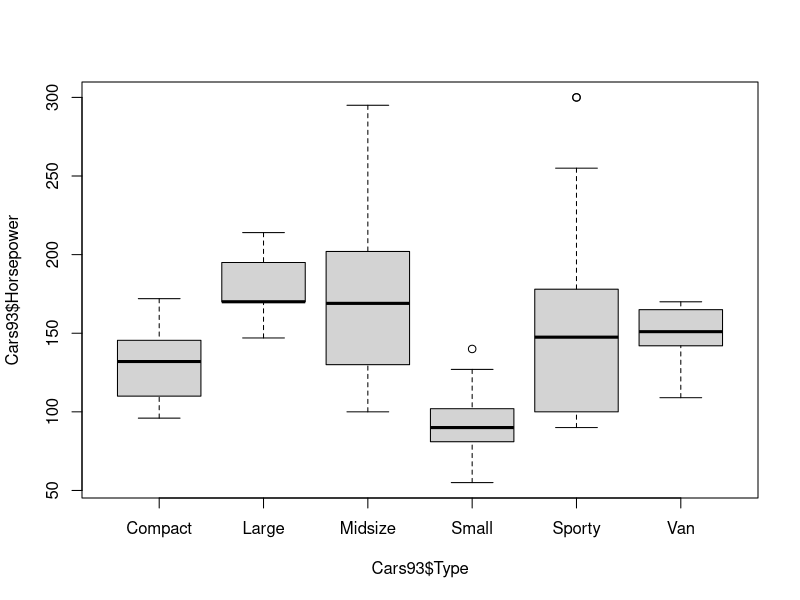
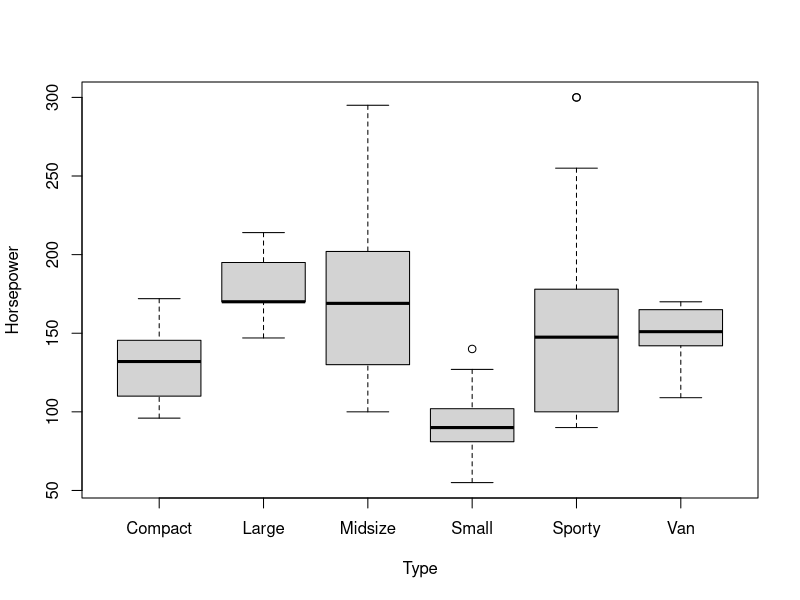

Recreate these plots in R, in order.
## ---- chunk 1
calculateRowMeans <- function(x) {
  row.means <- numeric(nrow(x))
  for(i in 1:nrow(x)) {
    row.means[i] <- mean(x[i,])
  }
  row.means
}
## ---- chunk 2
set.seed(12345) # Set seed of random number generator
fake.data <- matrix(runif(800), nrow=25)
## ---- chunk 3
apply(fake.data, MARGIN=1, FUN=mean)
## ---- chunk 4
identical(calculateRowMeans(fake.data), apply(fake.data, MARGIN=1, FUN=mean))
## ---- chunk 5
library(MASS) 
with(Cars93, tapply(Turn.circle, INDEX = list(Type, DriveTrain), FUN=mean))
## ---- chunk 6
library(MASS) # Load the library that Cars93 is in
## ---- chunk 7
boxplot(Cars93$Horsepower ~ Cars93$Type)
## ---- chunk 8
with(Cars93, boxplot(Horsepower ~ Type))

